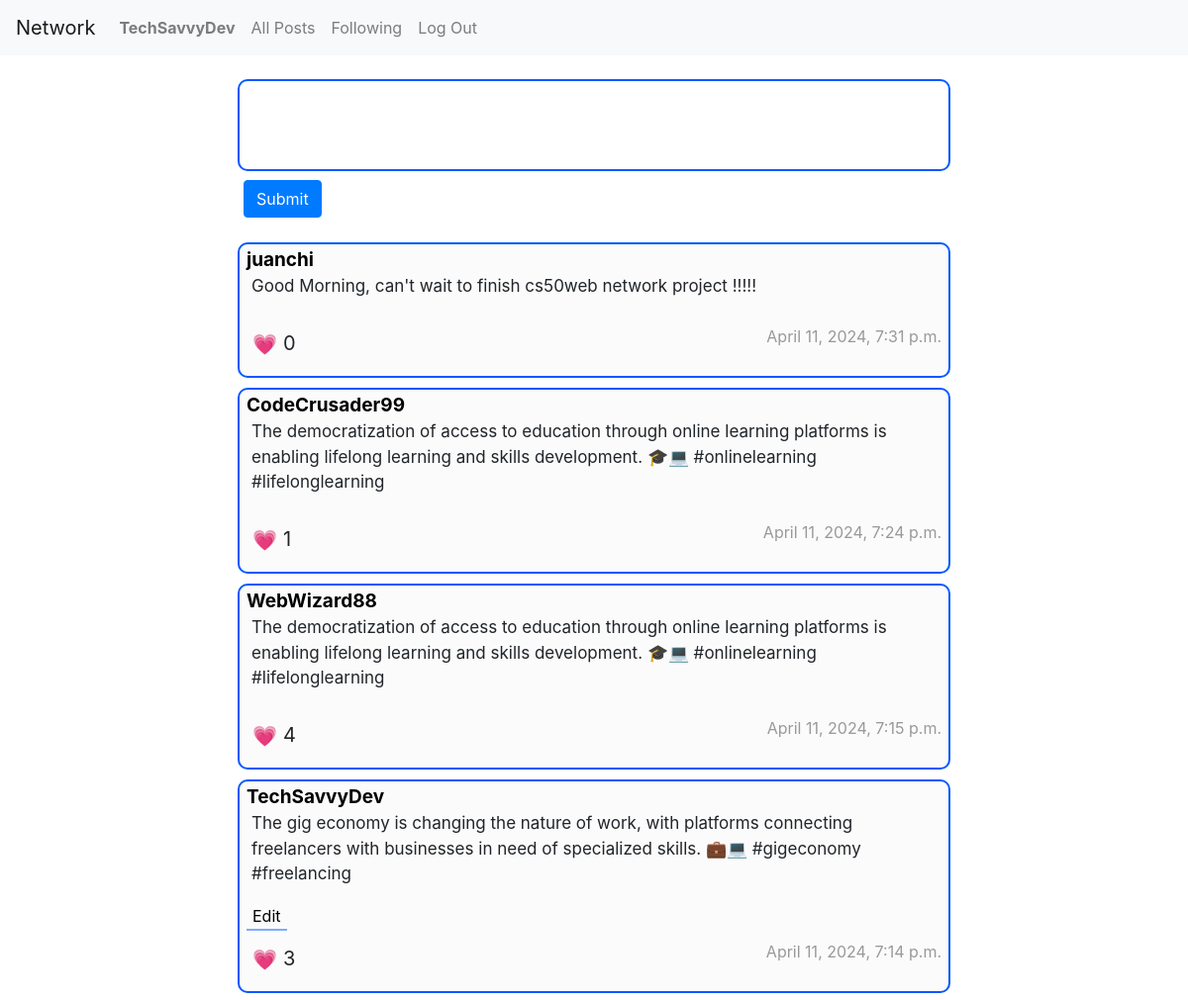
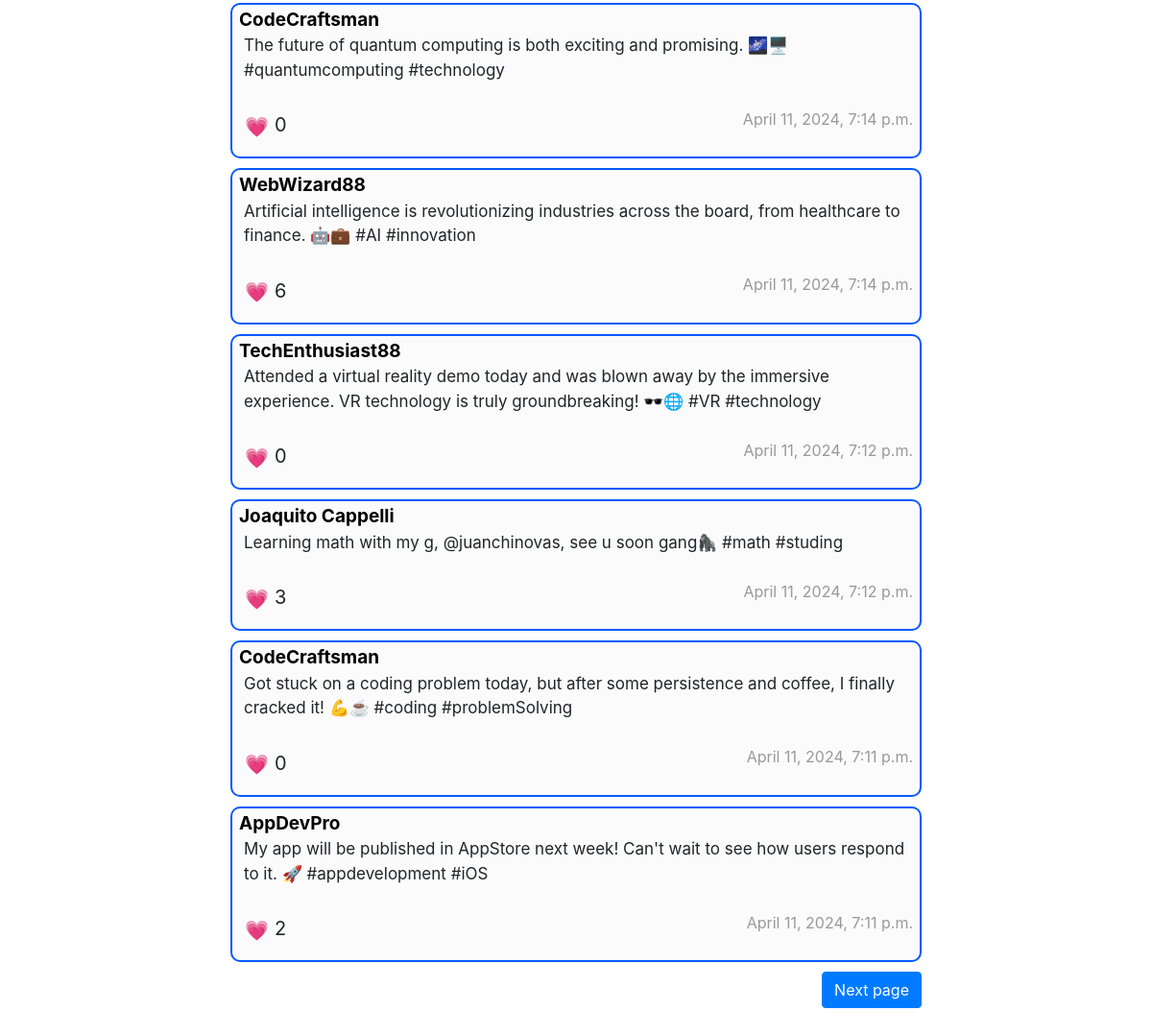
The app's page / (signed in) with its own data (2 pictures, top to bottom).
### network/models.py (models this page shows, shortened)
class User(AbstractUser):
    pass

class Post(models.Model):
    user = models.ForeignKey("User", on_delete=models.CASCADE, related_name="posts")
    body = models.TextField(blank=True)
    date = models.DateTimeField(default=timezone.now)
    def likes_count(self):
        return self.likes.count()

### network/views.py (the view)
# urls.py: path("", views.index, name="index"),
def index(request):
    twits = Post.objects.all()[::-1]
    paginator = Paginator(twits, 10)
    page_number = request.GET.get('page')
    page_obj = paginator.get_page(page_number)
    return render(request, "network/index.html",{
        "page" : page_obj,
    })

### network/templates/network/index.html (shortened to what this page needs)
{% extends "network/layout.html" %}
{% load static %}
{% block body %}
    {% if request.user.is_authenticated %}
    <div id="new_twit_div">
        <textarea class="form-control" id="new_twit_ta" rows="3"></textarea>
        <button type="submit" class="btn btn-primary" style="margin-top: 5px;" id="new_twit_butt">Submit</button>
    </div>
    {% endif %}
    {% for twit in page %}
    <div class="post" id="post-{{ twit.id }}">
        <a href="{% url 'profile' twit.user%}" class="post-user">{{ twit.user }}</a>
        <p class="post-body" id="body">{{ twit.body }} </p>
        {% if twit.user == request.user %}
            <button class="edit-button" data-twit-id="{{ twit.id }}">Edit</button>
        {% endif %}
        <div class="like-date-container" id="like-div">
            {% if request.user.is_authenticated %}
            <input id="give-like" class="like-button" data-twit-id="{{ twit.id }}" type="button" value="&#128151;">
            {% endif %}
            <p class="post-like-count" id="like-count-{{ twit.id }}">{{ twit.likes_count }}</p>
            <p class="post-date" id="date">{{ twit.date }} </p>
        </div>
    </div>
    {% endfor %}
    <div class="paginator-container">
        {% if page.has_next %}
            <a href="?page={{ page.next_page_number }}" class="btn btn-primary" id="next">Next page</a>
        {% endif %}
    </div>
{% endblock %}

### network/templates/network/layout.html (shortened to what this page needs)
{% load static %}
<!DOCTYPE html>
<html lang="en">
    <head>
        <link rel="stylesheet" href="https://stackpath.bootstrapcdn.com/bootstrap/4.4.1/css/bootstrap.min.css">
        <link href="{% static 'network/styles.css' %}" rel="stylesheet">
    </head>
    <body>
        <nav class="navbar navbar-expand-lg navbar-light bg-light">
            <a class="navbar-brand" href="{% url 'index' %}">Network</a>
            <div>
              <ul class="navbar-nav mr-auto">
                {% if user.is_authenticated %}
                    <li class="nav-item">
                        <a class="nav-link" href="{% url 'profile' user.username%}"><strong>{{ user.username }}</strong></a>
                    </li>
                {% endif %}
                <li class="nav-item">
                  <a class="nav-link" href="{% url 'index' %}">All Posts</a>
                </li>
                {% if user.is_authenticated %}
                    <li class="nav-item">
                        <a class="nav-link" href="{% url 'following' %}">Following</a>
                    </li>
                    <li class="nav-item">
                        <a class="nav-link" href="{% url 'logout' %}">Log Out</a>
                    </li>
                {% endif %}
              </ul>
            </div>
          </nav>
        <div class="body">
            {% block body %}
            {% endblock %}
        </div>
    </body>
</html>

### network/static/network/styles.css (style rules this page uses)
.body { margin-right: 20%; margin-left: 20%; margin-top: 2%; }
#new_twit_div { margin-bottom: 0px; }
.form-control { border: 2px solid rgb(0, 89, 255); border-radius: 10px; resize: none; font-size: 17px; margin-bottom: 4px; }
.post { margin-top: 10px; border: 2px solid rgb(0, 89, 255); padding: 2px 7px; border-radius: 10px; background-color: #eee4; }
.like-date-container { display: flex; align-items: center; }
.post-user { font-weight: bold; color: #000; text-decoration: none !important; font-size: 19px; }
.post-body { font-size: 17px; padding-left: 5px; }
.btn { margin-top: 10px; margin-bottom: 30px; }
#new_twit_butt { margin-top: 3px; margin-bottom: 15px; margin-left: 6px; }
.like-button { background-color: transparent; border: none; cursor: pointer; font-size: 20px; }
.post-date { flex: 1; text-align: right; color: #999; }
.post-like-count { font-size: 20px; padding-top: 13px; }
#next { float: right; }
.edit-button { border-bottom: 2px solid rgba(0, 89, 255, 0.493); border-top: none; border-left: none; border-right: none; background-color: transparent; }

### records on screen
User: username "TechSavvyDev"
Post: user "juanchi", body "Good Morning, can't wait to finish cs50web network project !!!!!", likes_count "0", date "April 11, 2024, 7:31 p.m."
Post: user "CodeCrusader99", body "The democratization of access to education through online learning platforms is enabling lifelong learning and skills development. 🎓💻 #onlinelearning #lifelonglearning", likes_count "1", date "April 11, 2024, 7:24 p.m."
Post: user "WebWizard88", body "The democratization of access to education through online learning platforms is enabling lifelong learning and skills development. 🎓💻 #onlinelearning #lifelonglearning", likes_count "4", date "April 11, 2024, 7:15 p.m."
Post: user "TechSavvyDev", body "The gig economy is changing the nature of work, with platforms connecting freelancers with businesses in need of specialized skills. 💼💻 #gigeconomy #freelancing", likes_count "3", date "April 11, 2024, 7:14 p.m."
Post: user "CodeCraftsman", body "The future of quantum computing is both exciting and promising. 🌌🖥️ #quantumcomputing #technology", id "💗", likes_count "0", date "April 11, 2024, 7:14 p.m."
Post: user "WebWizard88", body "Artificial intelligence is revolutionizing industries across the board, from healthcare to finance. 🤖💼 #AI #innovation", likes_count "6", date "April 11, 2024, 7:14 p.m."
Post: user "TechEnthusiast88", body "Attended a virtual reality demo today and was blown away by the immersive experience. VR technology is truly groundbreaking! 🕶️🌐 #VR #technology", likes_count "0", date "April 11, 2024, 7:12 p.m."
Post: user "Joaquito Cappelli", body "Learning math with my g, @juanchinovas, see u soon gang🦍 #math #studing", likes_count "3", date "April 11, 2024, 7:12 p.m."
Post: user "CodeCraftsman", body "Got stuck on a coding problem today, but after some persistence and coffee, I finally cracked it! 💪☕️ #coding #problemSolving", likes_count "0", date "April 11, 2024, 7:11 p.m."
Post: user "AppDevPro", body "My app will be published in AppStore next week! Can't wait to see how users respond to it. 🚀 #appdevelopment #iOS", likes_count "2", date "April 11, 2024, 7:11 p.m."
